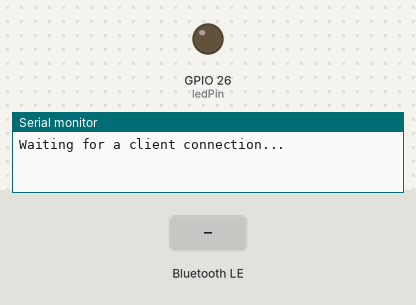
This sketch was run on a simulated ESP32. On the bench: output pins drawn as LEDs (lit = HIGH), the last lines printed to the serial monitor. The test bench sets the inputs (shaded band). Nothing arrives over Bluetooth unless stated; a phone connects over Bluetooth LE 3 s after start.

Above: at 1.2 s.
1.3 s: Bluetooth LE write "led_on" received
At 2.5 s:
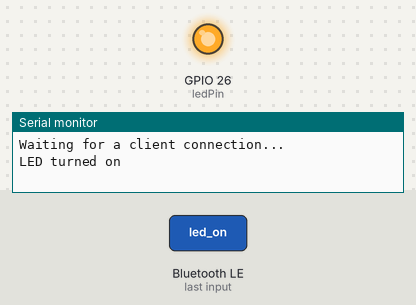
2.8 s: Bluetooth LE write "led_off" received
At 3.8 s:
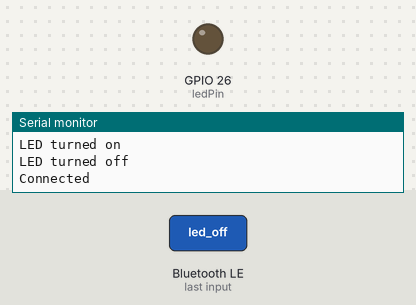
Timing chart, 0 to 5.8 s (numbered marks = the images above; inputs shaded):
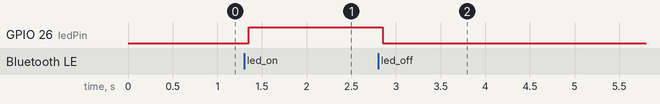

The sketch:

IoT_Bluetooth_Control_LED.ino
```cpp
/*
 * Filename: IoT_Bluetooth Control LED
 * Function: Bluetooth + APP control LED
 * Compiling IDE：ARDUINO 2.3.3
 * Author: https://www.keyestudio.com/
*/
#include "BLEDevice.h"
#include "BLEServer.h"
#include "BLEUtils.h"
#include "BLE2902.h"

const int ledPin = 26; // Define LED pin to IO26.

// Define the Bluetooth device name
const char *bleName = "ESP32_Bluetooth";

// Define the received text and the time of the last message
String receivedText = "";
unsigned long lastMessageTime = 0;

// Define the UUIDs of the service and characteristics
#define SERVICE_UUID           "6E400001-B5A3-F393-E0A9-E50E24DCCA9E"
#define CHARACTERISTIC_UUID_RX "6E400002-B5A3-F393-E0A9-E50E24DCCA9E"
#define CHARACTERISTIC_UUID_TX "6E400003-B5A3-F393-E0A9-E50E24DCCA9E"

// Define the Bluetooth characteristic
BLECharacteristic *pCharacteristic;

void setup() {
  Serial.begin(115200);      // Initialize the serial port
  setupBLE();                // Initialize the Bluetooth BLE

  pinMode(ledPin, OUTPUT);  // Set LED pin to output

}

void loop() {
  // When the received text is not empty and the time since the last message is over 1 second
  // Send a notification and print the received text
  if (receivedText.length() > 0 && millis() - lastMessageTime > 1000) {
    Serial.print("Received message: ");
    Serial.println(receivedText);
    pCharacteristic->setValue(receivedText.c_str());
    pCharacteristic->notify();
    receivedText = "";
  }

  // Read data from the serial port and send it to BLE characteristic
  if (Serial.available() > 0) {
    String str = Serial.readStringUntil('\n');
    const char *newValue = str.c_str();
    pCharacteristic->setValue(newValue);
    pCharacteristic->notify();
  }
}

// Define the BLE server callbacks
class MyServerCallbacks : public BLEServerCallbacks {
  // Print the connection message when a client is connected
  void onConnect(BLEServer *pServer) {
    Serial.println("Connected");
  }
  // Print the disconnection message when a client is disconnected
  void onDisconnect(BLEServer *pServer) {
    Serial.println("Disconnected");
  }
};

// Define the BLE characteristic callbacks
class MyCharacteristicCallbacks : public BLECharacteristicCallbacks {
  void onWrite(BLECharacteristic *pCharacteristic) {
    std::string value = std::string(pCharacteristic->getValue().c_str());
    if (value == "led_on") {
      digitalWrite(ledPin, HIGH); // LED on.
      Serial.println("LED turned on");
    } else if (value == "led_off") {
      digitalWrite(ledPin, LOW); // LED off.
      Serial.println("LED turned off");
    }
  }
};

// Initialize the Bluetooth BLE
void setupBLE() {
  BLEDevice::init(bleName);                        // Initialize the BLE device
  BLEServer *pServer = BLEDevice::createServer();  // Create the BLE server
  // Print the error message if the BLE server creation fails
  if (pServer == nullptr) {
    Serial.println("Error creating BLE server");
    return;
  }
  pServer->setCallbacks(new MyServerCallbacks());  // Set the BLE server callbacks

  // Create the BLE service
  BLEService *pService = pServer->createService(SERVICE_UUID);
  // Print the error message if the BLE service creation fails
  if (pService == nullptr) {
    Serial.println("Error creating BLE service");
    return;
  }
  // Create the BLE characteristic for sending notifications
  pCharacteristic = pService->createCharacteristic(CHARACTERISTIC_UUID_TX, BLECharacteristic::PROPERTY_NOTIFY);
  pCharacteristic->addDescriptor(new BLE2902());  // Add the descriptor
  // Create the BLE characteristic for receiving data
  BLECharacteristic *pCharacteristicRX = pService->createCharacteristic(CHARACTERISTIC_UUID_RX, BLECharacteristic::PROPERTY_WRITE);
  pCharacteristicRX->setCallbacks(new MyCharacteristicCallbacks());  // Set the BLE characteristic callbacks
  pService->start();                                                 // Start the BLE service
  pServer->getAdvertising()->start();                                // Start advertising
  Serial.println("Waiting for a client connection...");              // Wait for a client connection
}
```

Measured:
- after the input at 1.3 s, GPIO 26 (ledPin): LOW → HIGH after 0.05 s
- after the input at 2.8 s, GPIO 26 (ledPin): HIGH → LOW after 0.05 s
